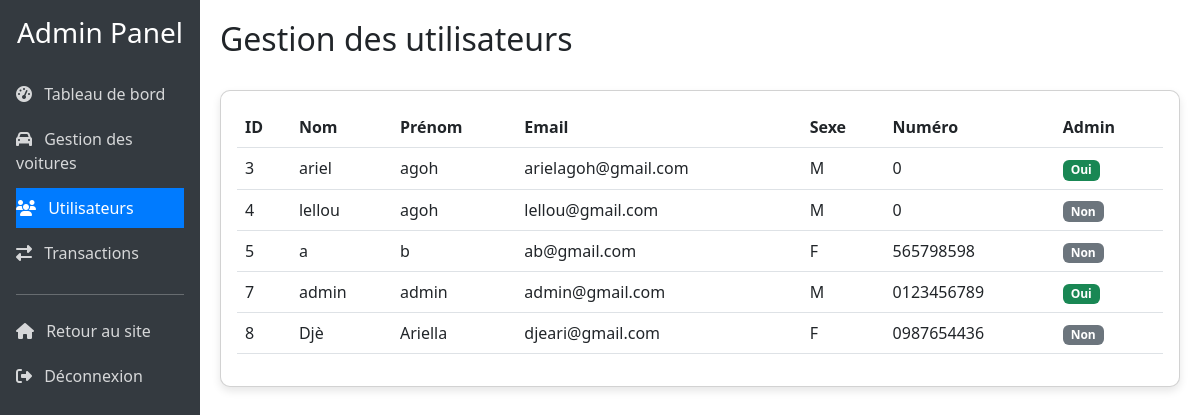
Page /ventelocavoiture/dashboard/utilisateurs/ (signed in) on the earlier database version.
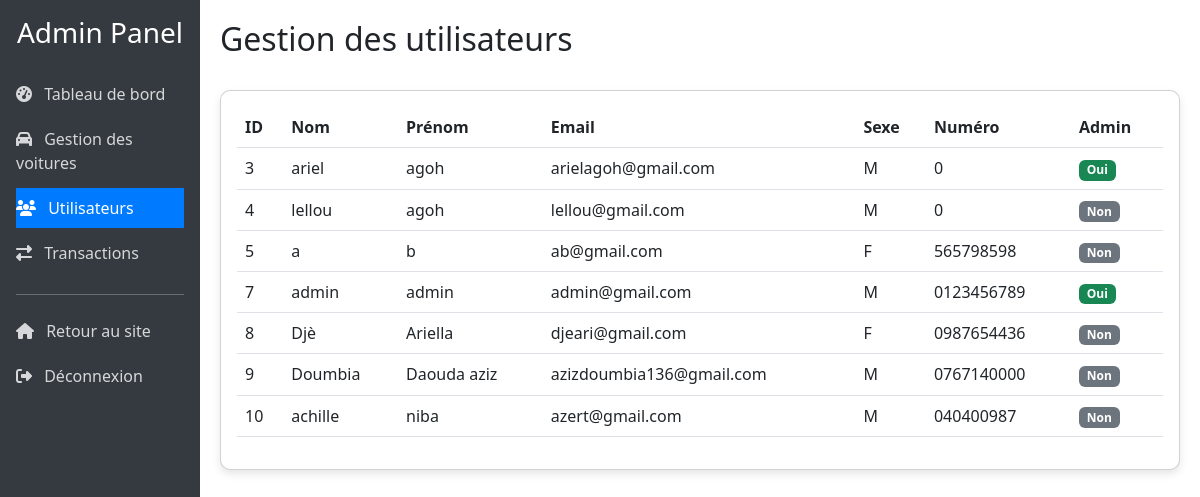
Same page on the later database version.
### ventelocavoiture/models.py (models this page shows, shortened)
class Utilisateur(models.Model):
    nom = models.CharField(max_length=100)  # Nom de famille
    prenom = models.CharField(max_length=100)  # Prénom
    sexe = models.CharField(max_length=1, choices=[('F', 'Feminin'), ('M', 'Masculin')])  # Genre
    numeros = models.CharField(max_length=100, null=True)  # Numéro de téléphone (optionnel)
    email = models.EmailField(unique=True)  # Email (identifiant unique)
    password = models.CharField(max_length=100)  # Mot de passe (stocké hashé)
    is_admin = models.BooleanField(default=False)  # Indicateur de droits administrateur

### ventelocavoiture/views.py (the view)
# urls.py: path('dashboard/utilisateurs/', views.dashboard_utilisateurs, name='dashboard_utilisateurs'),  # Gestion des utilisateurs
@admin_requis
def dashboard_utilisateurs(request):
    utilisateurs = Utilisateur.objects.all()  # Récupère tous les utilisateurs
    paginator = Paginator(utilisateurs, 10)  # 10 utilisateurs par page
    page_number = request.GET.get('page')  # Récupère le numéro de page demandé
    utilisateurs_page = paginator.get_page(page_number)  # Récupère les utilisateurs pour la page demandée
    return render(request, 'ventelocavoiture/dashboard_utilisateurs.html', {
        'utilisateurs': utilisateurs_page,
        'section': 'utilisateurs'  # Indique la section active dans le menu
    })

### ventelocavoiture/context_processors.py (called while the page is built)
def utilisateur_connecte(request):
    context = {
        'utilisateur_connecte': False,  # Par défaut, l'utilisateur n'est pas connecté
        'utilisateur': None
    }
    if 'utilisateur_id' in request.session:
        try:
            utilisateur = Utilisateur.objects.get(id=request.session['utilisateur_id'])
            context['utilisateur_connecte'] = True
            context['utilisateur'] = utilisateur
        except Utilisateur.DoesNotExist:
            pass
    return context

### ventelocavoiture/templates/ventelocavoiture/dashboard_utilisateurs.html (shortened to what this page needs)
{% extends 'dashboard_base.html' %}
{% block page_title %}Gestion des utilisateurs{% endblock %}
{% block content %}
<div class="card dashboard-card">
    <div class="card-body">
        <div class="table-responsive">
            <table class="table table-hover">
                <thead>
                    <tr>
                        <th>ID</th>
                        <th>Nom</th>
                        <th>Prénom</th>
                        <th>Email</th>
                        <th>Sexe</th>
                        <th>Numéro</th>
                        <th>Admin</th>
                    </tr>
                </thead>
                <tbody>
                    {% for utilisateur in utilisateurs %}
                    <tr>
                        <td>{{ utilisateur.id }}</td>
                        <td>{{ utilisateur.nom }}</td>
                        <td>{{ utilisateur.prenom }}</td>
                        <td>{{ utilisateur.email }}</td>
                        <td>{{ utilisateur.sexe }}</td>
                        <td>{{ utilisateur.numeros }}</td>
                        <td>
                            {% if utilisateur.is_admin %}
                            <span class="badge bg-success">Oui</span>
                            {% else %}
                            <span class="badge bg-secondary">Non</span>
                            {% endif %}
                        </td>
                    </tr>
                    {% empty %}
                    <tr>
                        <td colspan="9" class="text-center">Aucun utilisateur trouvé</td>
                    </tr>
                    {% endfor %}
                </tbody>
            </table>
        </div>
    </div>
</div>
{% endblock %}

Differences in the rows shown:
added Utilisateur: id "9", nom "Doumbia", prenom "Daouda aziz", email "azizdoumbia136@gmail.com", sexe "M", numeros "0767140000", is_admin "Non"
added Utilisateur: id "10", nom "achille", prenom "niba", email "azert@gmail.com", sexe "M", numeros "040400987", is_admin "Non"
